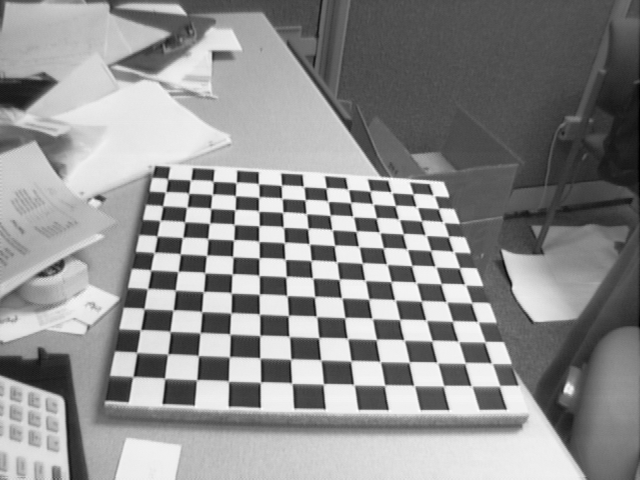
#> input picture Sample_Images/Image1.tif, 640 x 480 px; its folder holds 5 pictures in this run; the run also reads 1 picture not shown here
$ python Camera_calibration.py
#> lines starting #> are read from the running program, lines starting #| are printed output that depends on the picture; after the words box and inside, x2 and y2 are one past the last pixel; in counts of white or black regions, pixels touching at a corner belong together
# -*- coding: utf-8 -*-
"""
Created on Thu Mar 11 14:59:30 2021

@author: Sonu
"""
import numpy as np
import cv2 as cv
import glob

#Setting the termination criteria
criteria = (cv.TERM_CRITERIA_EPS + cv.TERM_CRITERIA_MAX_ITER, 30, 0.001)

#Preparing the object points, like (0,0,0), (1,0,0), (2,0,0) ....,(6,5,0)
objp = np.zeros((13*12,3), np.float32)
objp[:,:2] = np.mgrid[0:13,0:12].T.reshape(-1,2)

#Arrays to store object points and image points from all the images
objpoints = [] #3d point in real world space
imgpoints = [] #2d points in image plane
images = glob.glob('Sample_Images/*.tif')

for fname in images:
    img = cv.imread(fname)
#> img is the input picture: shape (480, 640, 3); min 1, max 254, mean 142.9
    gray = cv.cvtColor(img, cv.COLOR_BGR2GRAY)
    #Finding the chess board corners
    ret, corners = cv.findChessboardCorners(gray, (13,12), None)
#> ret = False; corners = None
    #If corners are found, add object points, image points after refining them
    if ret == True:
        objpoints.append(objp)
        corners2 = cv.cornerSubPix(gray,corners, (11,11), (-1,-1), criteria)
        imgpoints.append(corners)
        #Drawing and displaying the corners
        cv.drawChessboardCorners(img, (13,12), corners2, ret)
        cv.imshow('img', img)
        cv.waitKey(1000)
#> pass 2 of the loop `for fname in images:`:
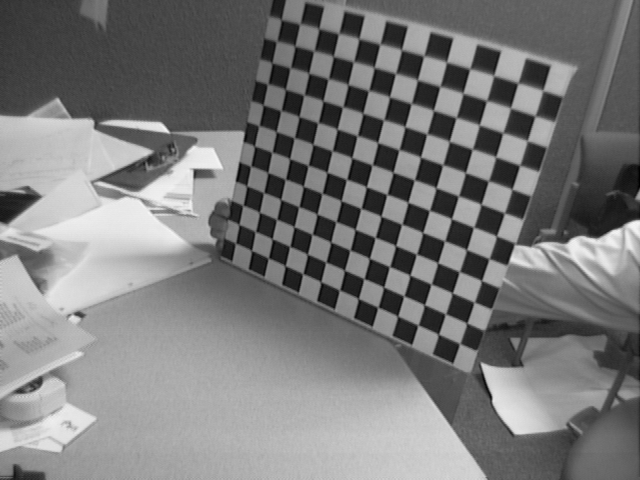
#> input picture Sample_Images/Image10.tif, 640 x 480 px
#> img is the input picture: shape (480, 640, 3); min 1, max 246, mean 122.3
#> ret = True; corners = 156 rows, first 8: [281, 20.05], [299.2, 24.91], [318.6, 29.14], [337.9, 34.59], [358.7, 39.37], [380, 43.5], [401.4, 50.71], [424, 55.5]
#> corners2 = 156 rows, first 8: [281.2, 19.31], [299.8, 23.81], [319, 28.37], [338.6, 33.42], [359, 38.42], [379.9, 44], [401.6, 49.53], [423.8, 55.73]
#> `cv.drawChessboardCorners(img, (13,12), corners2, ret)`:
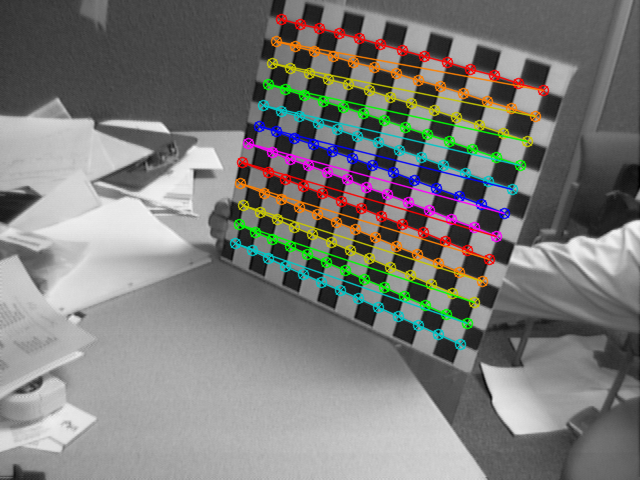
#> img: shape (480, 640, 3); 9.18% of pixels changed, all inside (x1, y1, x2, y2) = (229, 13, 550, 351)
#> pass 3 of the loop `for fname in images:`:
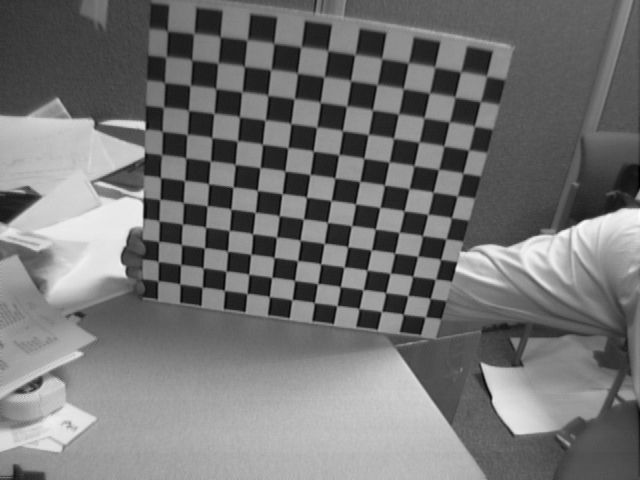
#> input picture Sample_Images/Image11.tif, 640 x 480 px
#> img is the input picture: shape (480, 640, 3); min 1, max 254, mean 116.2
#> corners = 156 rows, first 8: [166.8, 31.54], [193.4, 33.95], [219.9, 37.39], [246.4, 40.65], [273.7, 44.02], [300.5, 48.12], [327.6, 51.67], [354.5, 56.04]
#> corners2 = 156 rows, first 8: [167.5, 30.7], [193.7, 33.47], [220.2, 36.56], [247, 39.83], [273.9, 43.22], [300.9, 46.78], [327.8, 50.39], [354.9, 54.45]
#> `cv.drawChessboardCorners(img, (13,12), corners2, ret)`:
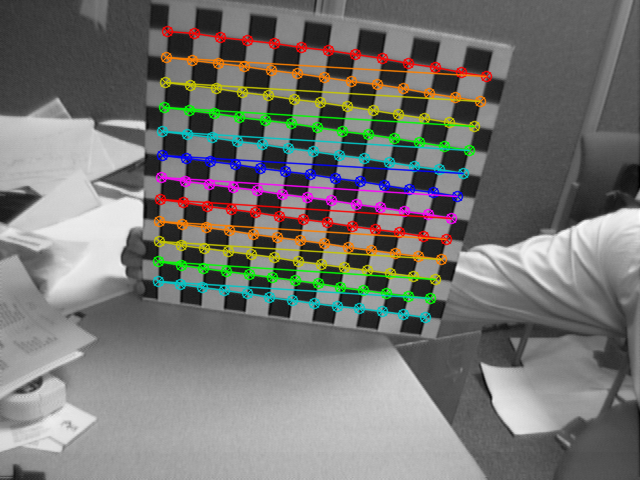
#> img: shape (480, 640, 3); 10.09% of pixels changed, all inside (x1, y1, x2, y2) = (152, 25, 493, 324)
#> the loop made 5 passes; the first 3 are shown

cv.destroyAllWindows()

#Calibrating the camera and getting the distortion cofficient, camera matrix, translation and rotaional matrix
ret, mtx, dist, rvecs, tvecs = cv.calibrateCamera(objpoints, imgpoints, gray.shape[::-1], None, None)

print("Camera matrix : \n")
print(mtx)
print("dist : \n")
print(dist)
print("rvecs : \n")
print(rvecs)
print("tvecs : \n")
print(tvecs)

#Reading the distorted image
img = cv.imread('Sample_Images/Image11.tif')
h,  w = img.shape[:2]
#> h = 480; w = 640

#Finding the optimal camera matrix based on alpha free scaling parameter
#It also returns ROI which is bounded rectangle spawning across valid pixels
newcameramtx, roi = cv.getOptimalNewCameraMatrix(mtx, dist, (w,h), 1, (w,h))

#Undistorting the image
dst = cv.undistort(img, mtx, dist, None, newcameramtx)
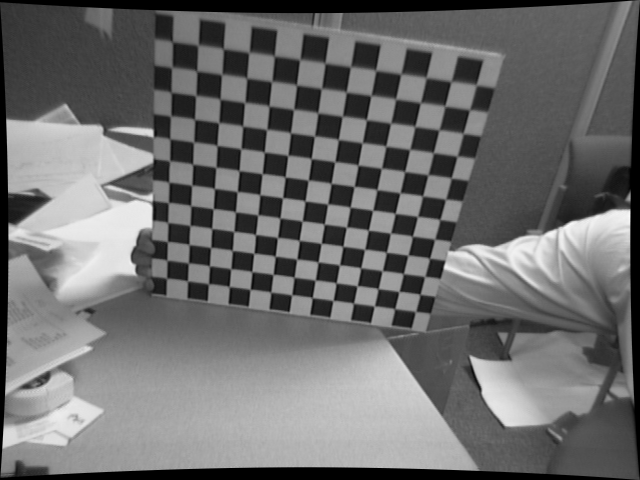
#> dst: shape (480, 640, 3); min 0, max 253, mean 109.8

#Keeping and displaying only that portion of image which contains all valid pixels
x, y, w, h = roi
dst = dst[y:y+h, x:x+w]
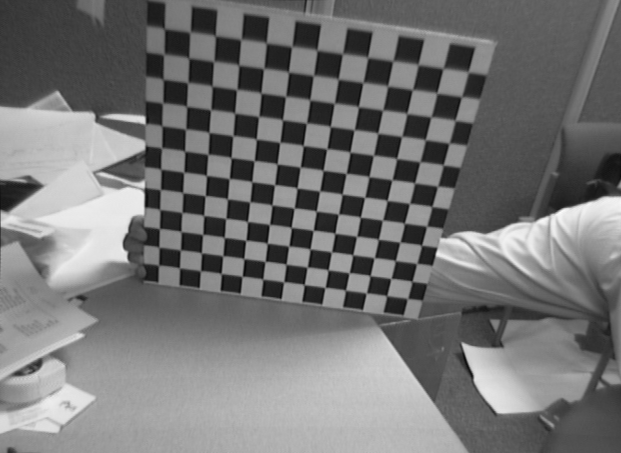
#> dst: shape (453, 621, 3); min 9, max 253, mean 116.8
cv.imwrite('calibresult_opencv.png', dst)
